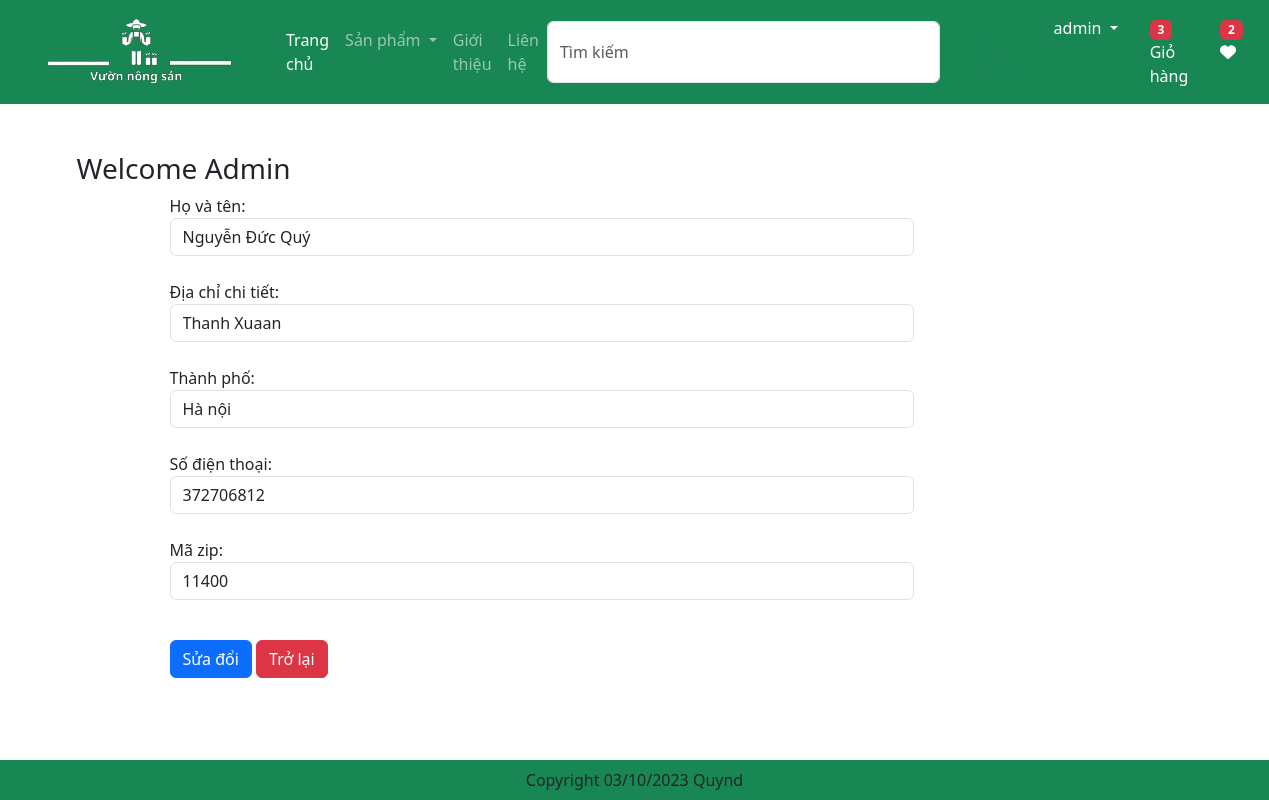
The page /updateAddress/1 (signed in) on the database as committed earlier.
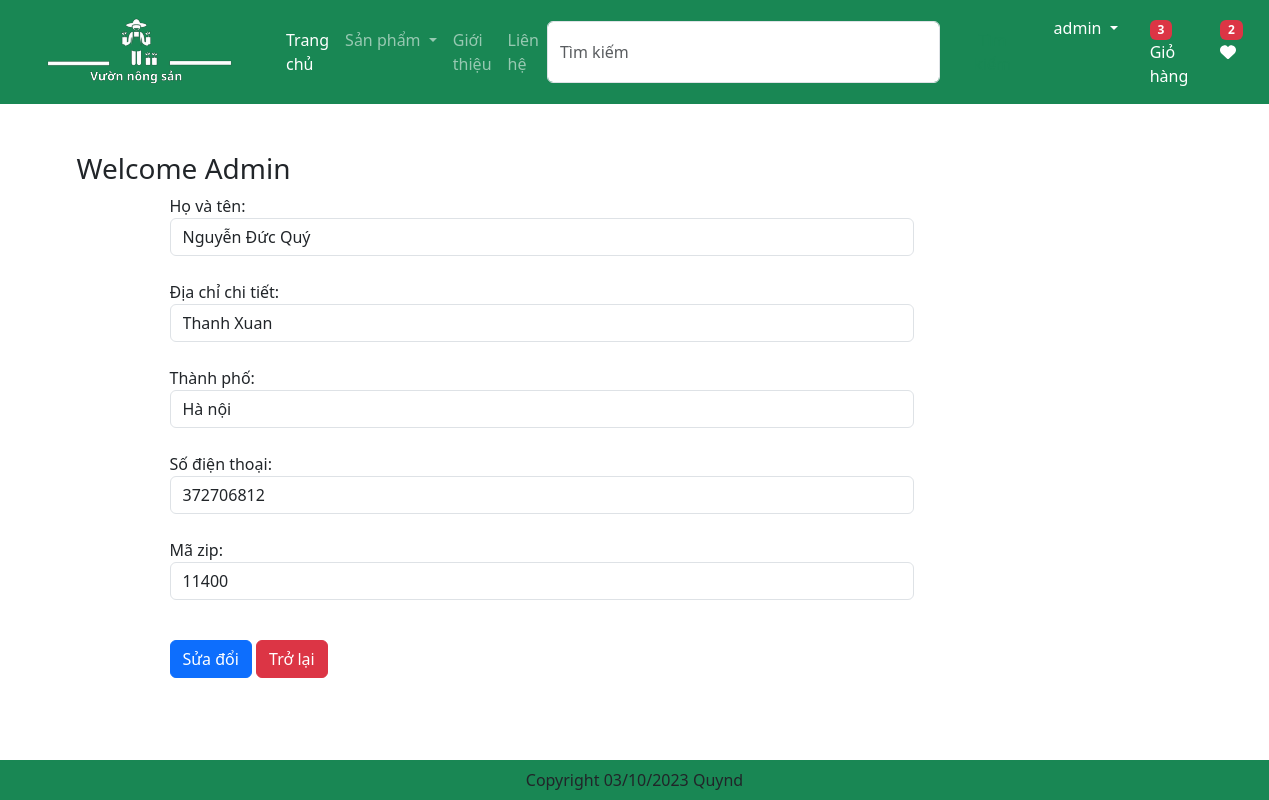
The same page on the database as committed later.
### app/models.py (models this page shows, shortened)
class Customer(models.Model):
    user = models.ForeignKey(User, on_delete=models.CASCADE)
    name = models.CharField(max_length=200)
    locality = models.CharField(max_length=200)
    city = models.CharField(max_length=200)
    mobile = models.IntegerField(default=0)
    zipcode = models.IntegerField()

### app/views.py (the view, shortened to what this page needs)
# urls.py: path('updateAddress/<int:pk>', views.updateAddress.as_view(), name='updateAddress'),
@method_decorator(login_required, name='dispatch')
class updateAddress(View):
    def get(self, request, pk):
        totalitem = 0
        wishitem = 0
        if request.user.is_authenticated:
            totalitem = len(Cart.objects.filter(user=request.user))
            wishitem = len(Wishlist.objects.filter(user=request.user))
        add = Customer.objects.get(pk=pk)
        form = CustomerProfileForm(instance=add)
        return render(request, 'app/updateAddress.html', locals())

### app/forms.py
class CustomerProfileForm(forms.ModelForm):
    name = forms.CharField(label='Họ và tên', widget=forms.TextInput(attrs={'autofocus': 'True',
                                                                                'class': 'form-control'}))
    locality = forms.CharField(label='Địa chỉ chi tiết', widget=forms.TextInput(attrs={'autofocus': 'True',
                                                                                'class': 'form-control'}))
    city = forms.CharField(label='Thành phố', widget=forms.TextInput(attrs={'autofocus': 'True',
                                                                                'class': 'form-control'}))
    mobile = forms.CharField(label='Số điện thoại', widget=forms.NumberInput(attrs={'autofocus': 'True',
                                                                                'class': 'form-control'}))
    zipcode = forms.CharField(label='Mã zip', widget=forms.NumberInput(attrs={'autofocus': 'True',
                                                                                'class': 'form-control'}))
    class Meta:
        model = Customer
        fields = ['name', 'locality', 'city', 'mobile', 'zipcode']

### app/templates/app/updateAddress.html (shortened to what this page needs)
{% extends "app/base.html" %}
{% load static %}
{% block main-content %}
<div class="container my-5">
    <div class="row">
        <h3>Welcome <span class="text-capitalize">{{request.user}}</span></h3>
    </div>
    <div class="col-sm-8 offset-sm-1">
        <form action="" method="post">
            {% for fm in form %}
                {{fm.label_tag}} {{fm}} <small class="text-danger">{{fm.errors|striptags}}</small><br>
            {% endfor %}
            <div class="col-12 mt-3">
                <button type="submit" class="btn btn-primary">Sửa đổi</button>
                <a href="{% url 'address' %}" type="button" class="btn btn-danger">Trở lại</a>
            </div>
        </form>
    </div>
</div>
{% endblock main-content %}

Rows that differ between the two databases and show on the page:
changed Customer "Nguyễn Đức Quý": locality "Thanh Xuaan" → "Thanh Xuan"
